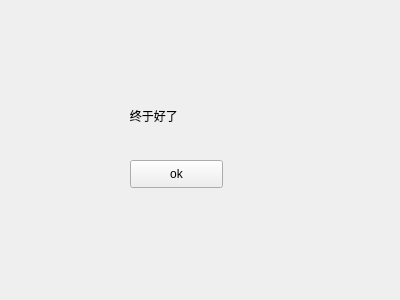
<?xml version="1.0" encoding="UTF-8"?>
<ui version="4.0">
 <class>Form</class>
 <widget class="QWidget" name="Form">
  <property name="geometry">
   <rect>
    <x>0</x>
    <y>0</y>
    <width>400</width>
    <height>300</height>
   </rect>
  </property>
  <property name="windowTitle">
   <string>Form</string>
  </property>
  <widget class="QPushButton" name="pushButton">
   <property name="geometry">
    <rect>
     <x>130</x>
     <y>160</y>
     <width>93</width>
     <height>28</height>
    </rect>
   </property>
   <property name="text">
    <string>ok</string>
   </property>
  </widget>
  <widget class="QLabel" name="label">
   <property name="geometry">
    <rect>
     <x>120</x>
     <y>100</y>
     <width>101</width>
     <height>31</height>
    </rect>
   </property>
   <property name="text">
    <string>   终于好了</string>
   </property>
  </widget>
 </widget>
 <resources/>
 <connections/>
</ui>
